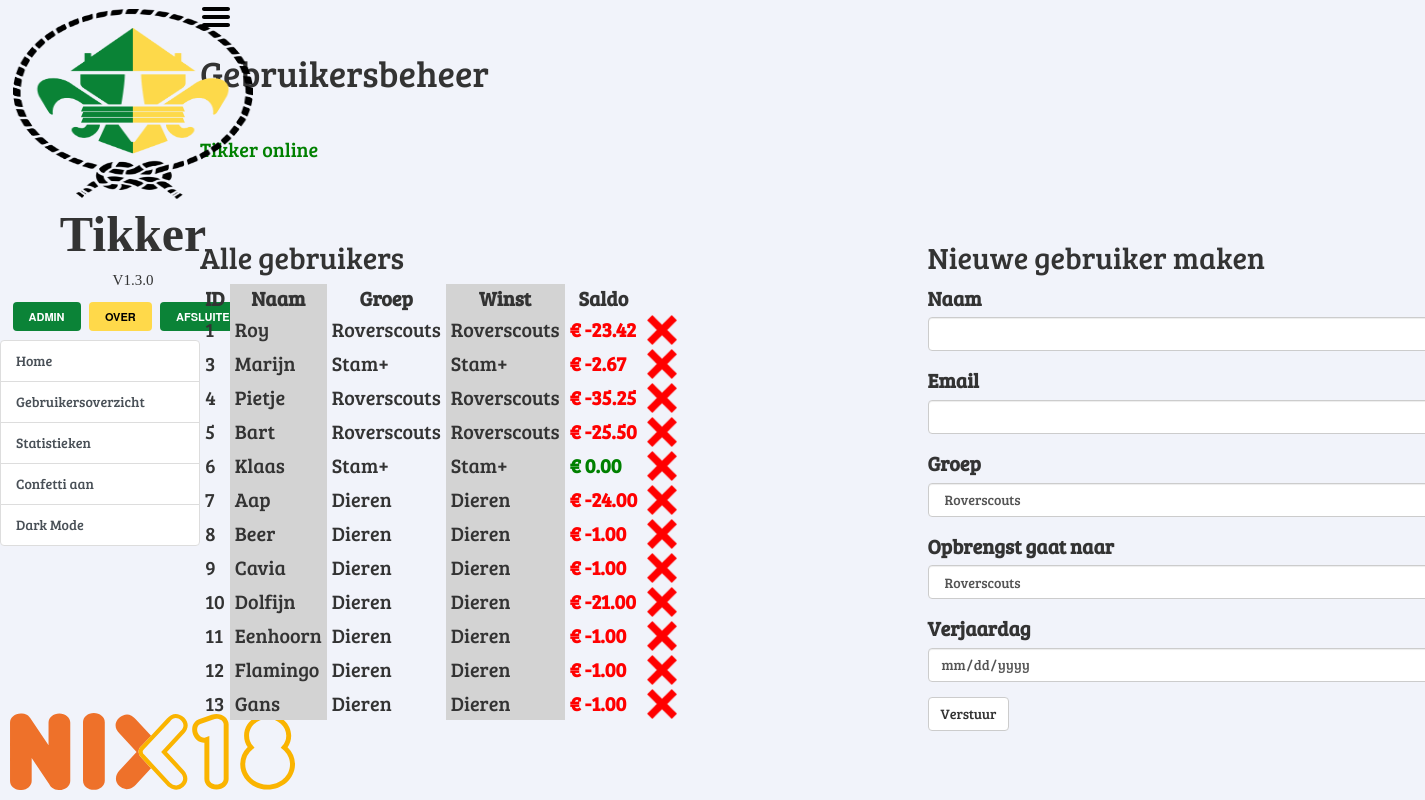
Screenshot of /admin/users with the database file from the repository.
### app/models.py (models this page shows, shortened)
class User(db.Model):
    id = db.Column(db.Integer, primary_key=True)
    name = db.Column(db.String(64), index=True)
    usergroup_id = db.Column(db.Integer, db.ForeignKey('usergroup.id'))
    balance = db.Column(db.Float, default=0)
    upgrades = db.relationship('Upgrade', backref='user', lazy='dynamic')
    purchases = db.relationship('Purchase', backref='user', lazy='dynamic')
    transactions = db.relationship('Transaction', backref='user', lazy='dynamic')
    profitgroup_id = db.Column(db.Integer, db.ForeignKey('usergroup.id'))
    birthday = db.Column(db.DateTime)
    email = db.Column(db.String)

class Usergroup(db.Model):
    id = db.Column(db.Integer, primary_key=True)
    name = db.Column(db.String(64), index=True)
    profit = db.Column(db.Float, default=0.0)
    users = db.relationship('User', backref='group', lazy='dynamic', foreign_keys=[User.usergroup_id])
    def __repr__(self):
        return '{}'.format(self.name)

### app/routes.py (the view)
@app.route('/admin/users', methods=['GET', 'POST'])
@register_breadcrumb(app, '.admin.users', 'Gebruikersbeheer', order=2)
def admin_users():
    if request.remote_addr != "127.0.0.1":
        abort(403)
    form = UserRegistrationForm()
    if form.validate_on_submit():
        alert = (dbhandler.adduser(form.name.data, form.email.data, form.group.data, form.profitgroup.data,
                                    form.birthday.data))
        flash(alert[0], alert[1])
        socket.update_stats()
        return redirect(url_for('admin_users'))
    print(form.errors)
    return render_template("admin/manusers.html", title="Gebruikersbeheer", h1="Gebruikersbeheer",
                           backurl=url_for('index'), User=User,
                           Usergroup=Usergroup, form=form), 200

### app/forms.py (shortened to what this page needs)
class UserRegistrationForm(FlaskForm):
    name = StringField('Naam', validators=[DataRequired()])
    email = StringField('Email', validators=[DataRequired(), Email()])
    group = SelectField('Groep')
    profitgroup = SelectField('Opbrengst gaat naar')
    birthday = DateField('Verjaardag', validators=[DataRequired()])
    submit_user = SubmitField('Verstuur')
    def __init__(self, *args, **kwargs):
        super(UserRegistrationForm, self).__init__(*args, **kwargs)
        choices = [(str(g.id), g.name) for g in Usergroup.query.all()]
        self.group.choices = choices
        self.profitgroup.choices = choices

### app/templates/admin/manusers.html
{% extends "base.html" %}
{% import 'bootstrap/wtf.html' as wtf %}
{% block app_content %}
    <div class="row">
        <div class="col-md-6">
            <h2>Alle gebruikers</h2>
            <table>
                <colgroup>
                    <col>
                    <col style="background-color: lightgrey">
                    <col>
                    <col style="background-color: lightgrey">
                    <col>
                    <col>
                    <col>
                    <col>
                </colgroup>
                <tr>
                    <th>ID</th>
                    <th>Naam</th>
                    <th>Groep</th>
                    <th>Winst</th>
                    <th>Saldo</th>
                    <th></th>
                </tr>
                {% for u in User.query.all() %}
                <tr>
                    <td>{{ u.id }}</td>
                    <td>{{ u.name }}</td>
                    <td>{{ Usergroup.query.get(u.usergroup_id) }}</td>
                    <td>{{ Usergroup.query.get(u.profitgroup_id) }}</td>
                    {% if u.balance < 0 %}
                    <td><span style="color: red;font-weight:bold;">€ {{ '%.2f' % u.balance }}</span></td>
                    {% else %}
                    <td><span style="color: green;font-weight:bold;">€ {{ '%.2f' % u.balance }}</span></td>
                    {% endif %}
                    <td><a href="/admin/users/delete/{{ u.id }}"><img src="{{ url_for('.static', filename='img/redcross.png') }}" height="30" width="30" alt="Verwijder" title="Verwijder {{ u.name }} uit Tikker"/></a></td>
                </tr>
                {% endfor %}
            </table>
        </div>
        <div class="col-md-5">
            <h2>Nieuwe gebruiker maken</h2>
            {{ wtf.quick_form(form) }}
        </div>
    </div>
{% endblock %}

### app/static/css/light-mode.css (style rules this page uses)
body { background-color: #F1F3FA !important }
a { color: var(--urlgrey); }

### app/static/css/styles.css (style rules this page uses)
:root { --green:#0b8337; --lightgreen: #48A269; --yellow: #ffd94a; --lightyellow: #FFE26F; --grey: #939393; --urlgrey: darkslategray; }
td { padding: 1px 5px; }
th { text-align: center; padding-right: 3px; padding-left: 3px; }
html,body { height:100%; }

### rows the page displays
User: id "1", name "Roy", query.get "Roverscouts", balance "-23.42"
User: id "3", name "Marijn", query.get "Stam+", balance "-2.67"
User: id "4", name "Pietje", query.get "Roverscouts", balance "-35.25"
User: id "5", name "Bart", query.get "Roverscouts", balance "-25.50"
User: id "6", name "Klaas", query.get "Stam+", balance "0.00"
User: id "7", name "Aap", query.get "Dieren", balance "-24.00"
User: id "8", name "Beer", query.get "Dieren", balance "-1.00"
User: id "9", name "Cavia", query.get "Dieren", balance "-1.00"
User: id "10", name "Dolfijn", query.get "Dieren", balance "-21.00"
User: id "11", name "Eenhoorn", query.get "Dieren", balance "-1.00"
User: id "12", name "Flamingo", query.get "Dieren", balance "-1.00"
User: id "13", name "Gans", query.get "Dieren", balance "-1.00"

### other values shown
{{ version }} "1.3.0"
{{ h1 }} "Gebruikersbeheer"
